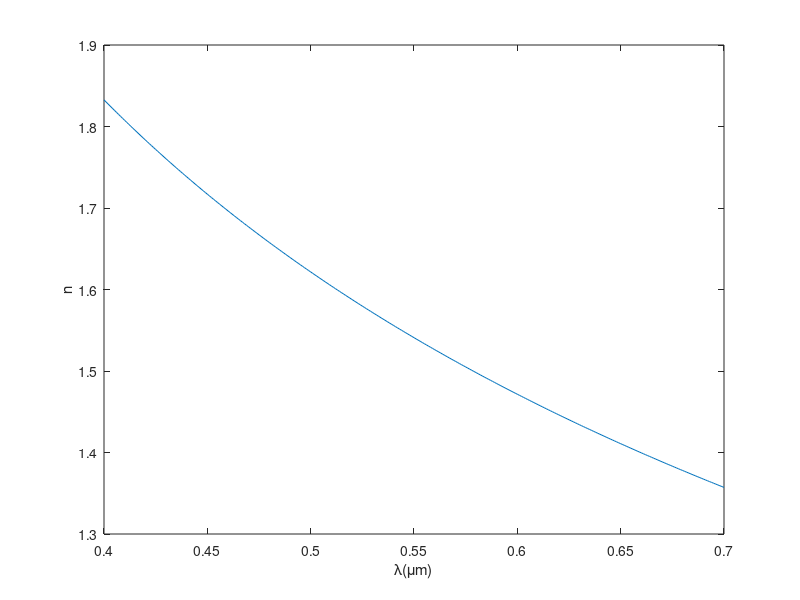

This chart was generated by the following MATLAB code:
fid = fopen('Sellmeier.txt', 'r');
arr = fscanf(fid, 'B1=%f\nB2=%f\nB3=%f\nC1=%f\nC2=%f\nC3=%f');
B1 = arr(1);
B2 = arr(2);
B3 = arr(3);
C1 = arr(4);
C2 = arr(5);
C3 = arr(6);
lambda = 0.4:0.001:0.7;
plot(lambda, sqrt((B1 * lambda ./ (lambda .^ 2 - C1) + B2 * lambda ./ (lambda .^ 2 - C2) + B3 * lambda ./ (lambda .^ 2 - C3))));
xlabel('\lambda(\mum)');
ylabel('n');